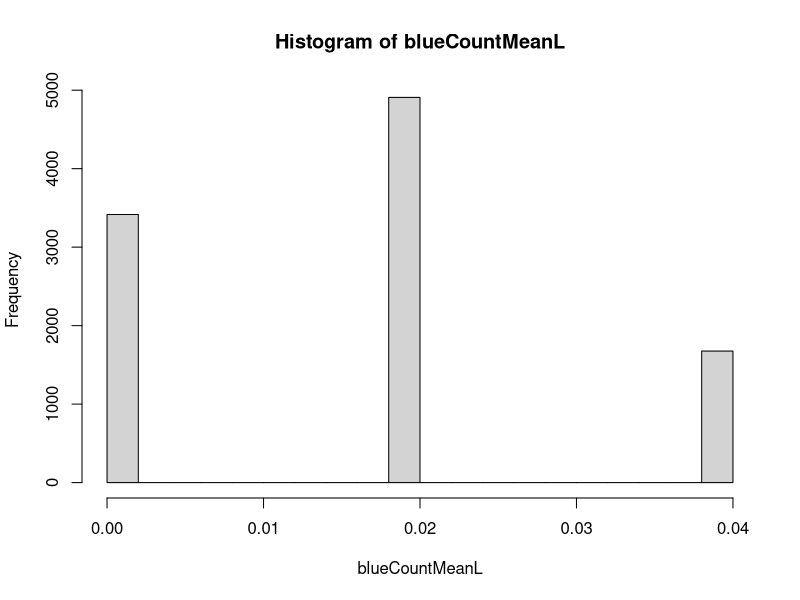

This chart was generated by the following R code:
# sampling with or without replacement 
pool_of_sample <- c(rep("b", times = 2), rep("r", times = 118))
reps <- 10000
nReps <- 1
blueCountMeanL <- rep(NA, times = reps)
for(jj in 1:reps) {
  blue_count <- rep(NA, times = nReps)
  for(iii in 1:nReps) {
    thisSample <- sample(x = pool_of_sample, size = 50, replace = FALSE)
    blue_count[iii] <- sum(thisSample == "b")
  }
  blueCountMeanL[jj] <- mean(blue_count) / 50
}
hist(blueCountMeanL)
mean(blueCountMeanL)
2 / 120